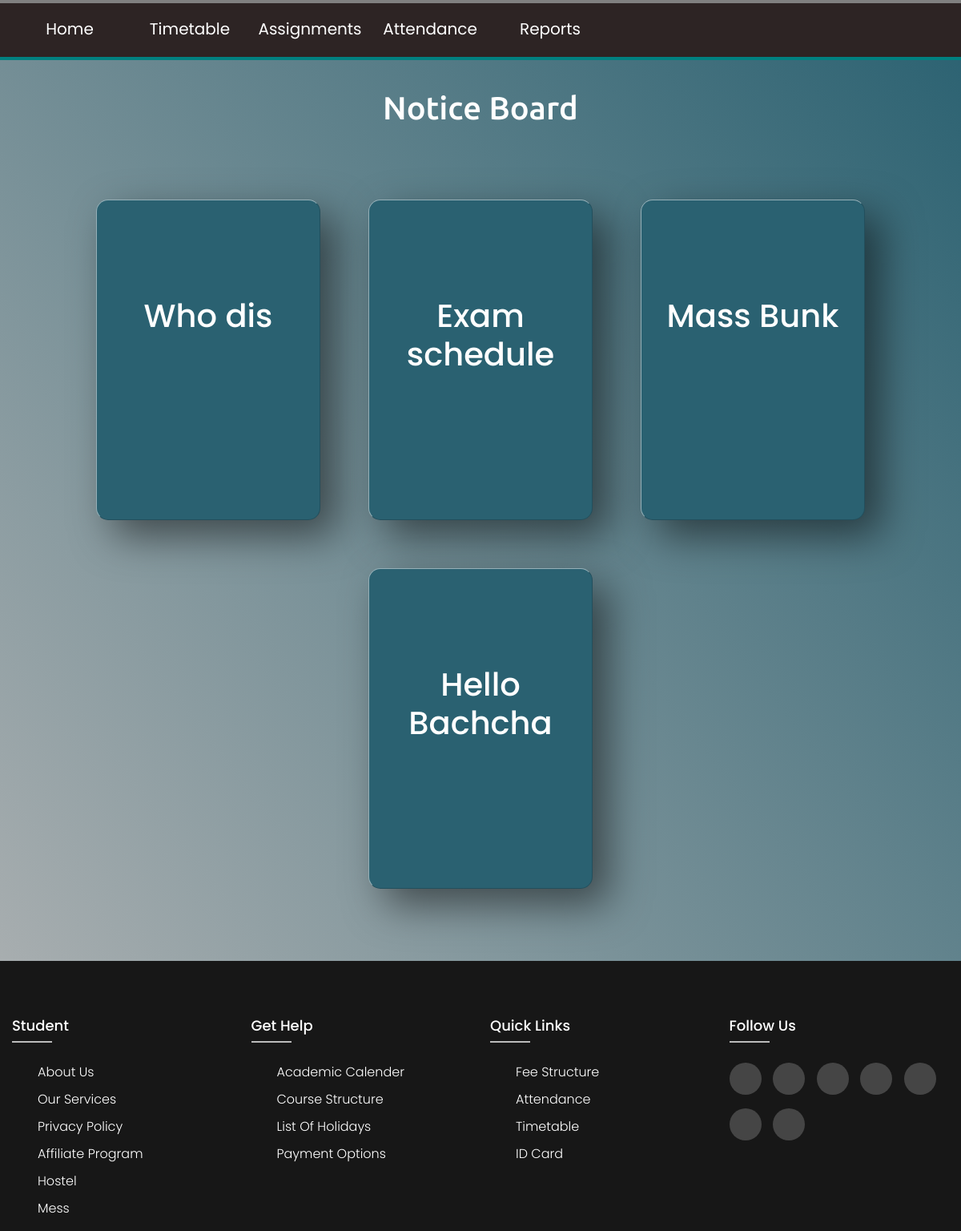
The page /student/notice on the database its author committed.
### app/models.py (models this page shows)
class Notice(db.Model):
    id = db.Column(db.Integer, primary_key=True)
    heading = db.Column(db.String(30))
    content = db.Column(db.String(300))

### app/student.py (the view)
@student.route('/student/notice')
def notice():
    notices = Notice.query.all()
    n = []
    l = 1
    for i in notices:
        n.append([l, i.heading, i.content])
        l += 1
    return render_template('notice_board.html', notices=n)

### app/templates/notice_board.html (shortened to what this page needs)
<head>
  <link
  href="https://cdn.jsdelivr.net/npm/bootstrap@5.2.0-beta1/dist/css/bootstrap.min.css"
  rel="stylesheet"
  />
  <link rel="stylesheet" href="/static/student_profile.css" />
  <link rel="stylesheet" href="/static/footer.css" />
  <link rel="stylesheet" href="/static/cards.css">
</head>
<body>
  <nav class="navbar-dark navbar-expand-lg navbar">
    <div class="container-fluid navb-links-container">
      <div class="collapse navbar-collapse" id="navbarSupportedContent">
        <ul class="navbar-nav me-auto mb-2 mb-lg-0">
          <li class="nav-item">
            <a href="/"><button class="styled-button">Home</button></a>
          </li>
          <li class="nav-item">
            <a href="/student/timetable"
              ><button class="styled-button">Timetable</button></a
            >
          </li>
          <li class="nav-item">
            <a href="#"><button class="styled-button">Assignments</button></a>
          </li>
          <li class="nav-item">
            <a href="#"><button class="styled-button">Attendance</button></a>
          </li>
          <li class="nav-item">
            <a href="#"><button class="styled-button">Reports</button></a>
          </li>
        </ul>
      </div>
    </div>
  </nav>
  <center>
    <h1 style="font-family: 'Ubuntu'; margin-top: 3%">Notice Board</h1>
    <div class="container" style="margin-top: 5%; margin-bottom: 5%">
      {%for notice in notices%}
      <div class="card">
        <div class="heading">
          <h2>{{notice[1]}}</h2>
        </div>
      </div>
      {%endfor%}
    </div>
  </center>
  <footer class="footer">
    <div class="containner">
      <div class="row">
        <div class="footer-col col-md-3 col-sm-6">
          <h4>Student</h4>
          <ul>
            <li><a href="#">About Us</a></li>
            <li><a href="#">Our Services</a></li>
            <li><a href="#">Privacy Policy</a></li>
            <li><a href="#">Affiliate Program</a></li>
            <li><a href="#">Hostel</a></li>
            <li><a href="#">Mess</a></li>
          </ul>
        </div>
        <div class="footer-col col-md-3 col-sm-6">
          <h4>Get Help</h4>
          <ul>
            <li><a href="#">Academic Calender</a></li>
            <li><a href="#">Course Structure</a></li>
            <li><a href="#">List of Holidays</a></li>
            <li><a href="#">Payment Options</a></li>
          </ul>
        </div>
        <div class="footer-col col-md-3 col-sm-6">
          <h4>Quick Links</h4>
          <ul>
            <li><a href="#">Fee Structure</a></li>
            <li><a href="#">Attendance</a></li>
            <li><a href="#">Timetable</a></li>
            <li><a href="#">ID card</a></li>
          </ul>
        </div>
        <div class="footer-col col-md-3 col-sm-6">
          <h4>Follow Us</h4>
          <div class="social-links">
            <a href="#"></a>
            <a href="#"></a>
            <a href="#"></a>
            <a href="#"></a>
            <a href="#"></a>
            <a href="#"></a>
            <a href="#"></a>
          </div>
        </div>
      </div>
    </div>
  </footer>
</body>

### app/static/student_profile.css (style rules this page uses)
body { margin: 0; border: 0; background: linear-gradient(to left bottom,#2A6171,rgb(183, 183, 183)); font-family:'PT Sans', sans-serif;; font-weight: 100; height: 100vh; background-repeat: no-repeat; background-attachment: fixed; color: white; }
.navbar { z-index: 1; background-color: #2D2424; color: white; height: 75px; width: 100vw; transition: all 800ms ease; border-bottom: solid 4px teal; width: 100%; }
.navbar:after, .navbar:before { height: 4px; content: ""; transition: all 400ms ease; }
.navbar:after { position: absolute; top: 0; left: 0; background-color: gray; width: 0; }
.navbar:before { position: absolute; top: 70px; left: 0; background-color: #2D2424; width: 100%; z-index: 0; }
.navb-links-container { z-index: 1; height: 75px; color: white; font-size: larger; }
.styled-button { width: 150px; height: 40px; border: none; background: transparent; background-color: #2D2424; color: white; font-size: 20px; transition: 200ms cubic-bezier(0.075, 0.82, 0.165, 1) all; }

### app/static/footer.css (style rules this page uses)
* { margin: 0; padding: 0; box-sizing: border-box; }
.containner { max-width: 1170px; margin: auto; }
ul { list-style: none; }
.footer { position:block; bottom: 0px; background-color: #171717; padding-top: 70px; width: 100%; }
.footer-col h4 { font-size: 18px; color: #ffffff; text-transform: capitalize; margin-bottom: 35px; font-weight: 500; position: relative; }
.footer-col h4::before { content: ''; position: absolute; left: 0; bottom: -10px; background-color: #bbbbbb; height: 2px; box-sizing: border-box; width: 50px; }
.footer-col ul li:not(:last-child) { margin-bottom: 10px; }
.footer-col ul li a { font-size: 16px; text-transform: capitalize; color: #ffffff; text-decoration: none; font-weight: 300; display: block; transition: all 0.3s ease; }
.footer-col .social-links a { display: inline-block; height: 40px; width: 40px; background-color: rgba(255,255,255, 0.2); margin: 0 10px 10px 0 ; text-align: center; line-height: 40px; border-radius: 50%; color: #ffffff; transition: all 0.5s ease; }

### app/static/cards.css (style rules this page uses)
* { margin: 0; padding: 0; box-sizing: border-box; font-family: "Poppins", sans-serif; }
body { background: linear-gradient(to left bottom, #2a6171, rgb(183, 183, 183)); background-repeat: no-repeat; background-attachment: fixed; }
.container { position: relative; display: flex; justify-content: center; align-items: center; max-width: 1200px; flex-wrap: wrap; z-index: 1; }
.card { position: relative; width: 280px; height: 400px; margin: 30px; border-radius: 15px; box-shadow: 20px 20px 50px rgba(0, 0, 0, 0.5); background: #2a6171; overflow: hidden; display: flex; justify-content: center; align-items: center; backdrop-filter: blur(5px); border-top: 1px solid rgba(255, 255, 255, 0.5); border-left: 1px solid rgba(255, 255, 255, 0.5); }
.container .card .heading h2 { position: absolute; left: 0; right: 0; top: 0; bottom: 0; margin: auto; font-size: 2.5em; color: #fff; z-index: 1; transition: 0.4s; transform: translateY(120px); }

### rows shown on the page
Notice: heading "Who dis"
Notice: heading "Exam schedule"
Notice: heading "Mass Bunk"
Notice: heading "Hello Bachcha"
